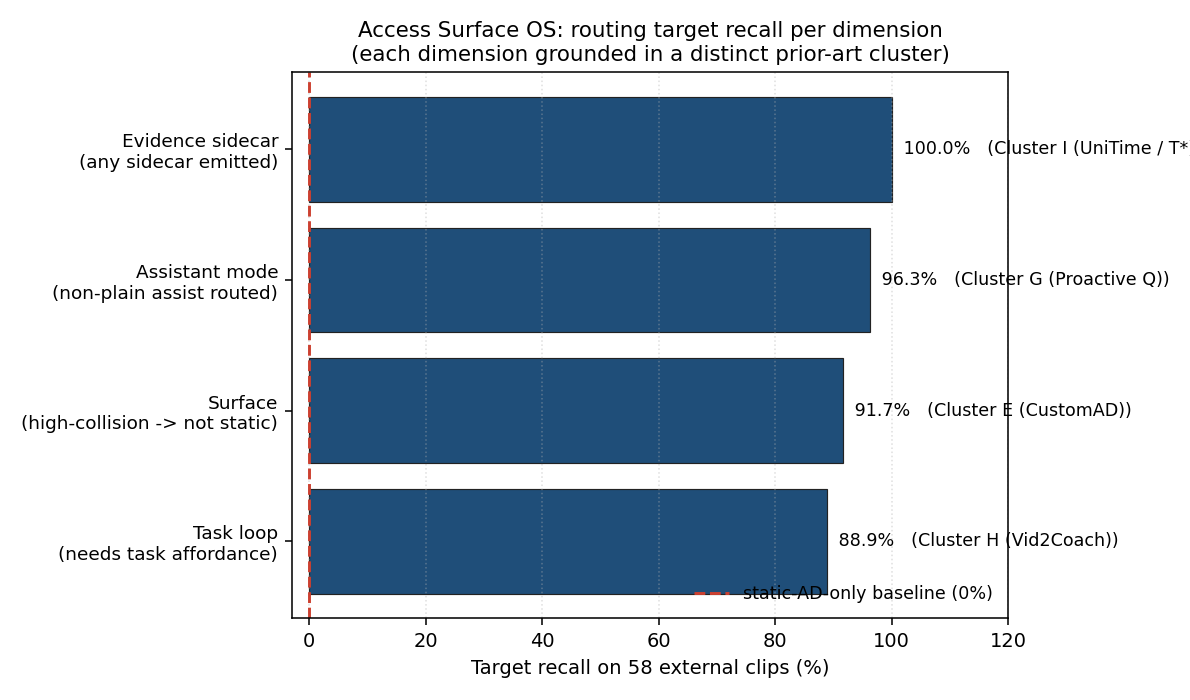

Here is the Python script that generated this plot:
"""Paper B Figure: per-dimension target-recall vs static-AD-only baseline.

Shows the 5 routing dimensions, each with target-recall measured on 58
external clips, contrasted with a static-AD-only baseline at 0%.
"""
from __future__ import annotations

import matplotlib.pyplot as plt
import numpy as np

OUT = "output/charts/scenetwin_routing_target_recall.png"

DIMS = [
    ("Evidence sidecar\n(any sidecar emitted)",       1.000, "Cluster I (UniTime / T*)"),
    ("Assistant mode\n(non-plain assist routed)",     0.963, "Cluster G (Proactive Q)"),
    ("Surface\n(high-collision -> not static)",       0.917, "Cluster E (CustomAD)"),
    ("Task loop\n(needs task affordance)",            0.889, "Cluster H (Vid2Coach)"),
]

names    = [d[0] for d in DIMS]
recalls  = [d[1] for d in DIMS]
clusters = [d[2] for d in DIMS]

fig, ax = plt.subplots(figsize=(8.5, 5))
y = np.arange(len(DIMS))
bars = ax.barh(y, [r*100 for r in recalls], color="#1f4e79", edgecolor="#222", linewidth=0.6)
for b, r, c in zip(bars, recalls, clusters):
    ax.text(r*100 + 1, b.get_y() + b.get_height()/2,
            f" {r*100:.1f}%   ({c})", va="center", fontsize=9)

# Static-AD-only baseline line (always 0% recall on these targets)
ax.axvline(0, color="#cc4030", linestyle="--", linewidth=1.5, label="static-AD-only baseline (0%)")

ax.set_yticks(y)
ax.set_yticklabels(names, fontsize=9.5)
ax.invert_yaxis()
ax.set_xlim(-3, 120)
ax.set_xlabel("Target recall on 58 external clips (%)")
ax.set_title("Access Surface OS: routing target recall per dimension\n"
             "(each dimension grounded in a distinct prior-art cluster)",
             fontsize=11)
ax.grid(axis="x", linestyle=":", alpha=0.4)
ax.legend(loc="lower right", fontsize=9, frameon=False)
plt.tight_layout()
plt.savefig(OUT, dpi=140)
print(f"saved {OUT}")
